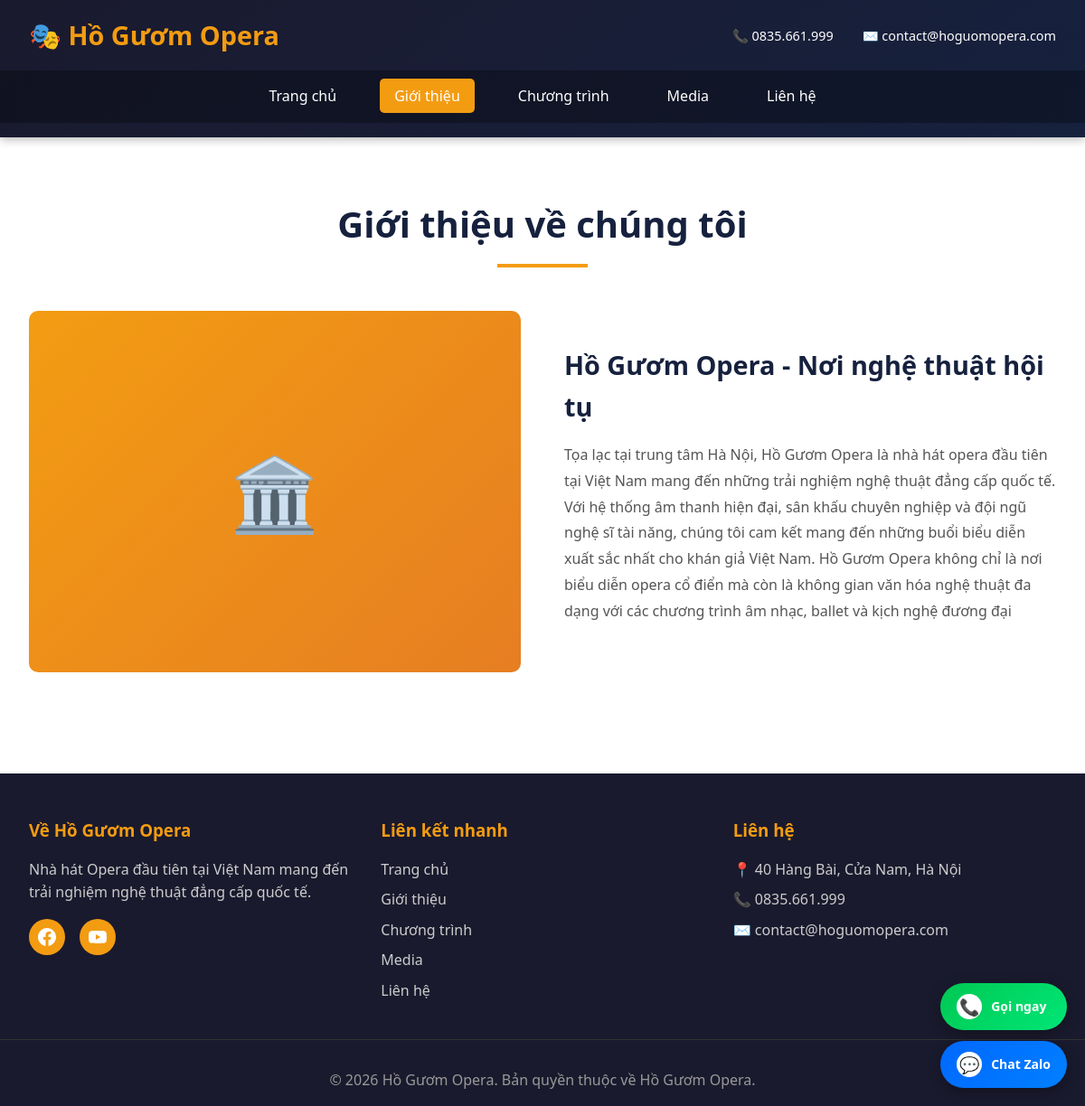
The page /about/ on the database its author committed.
### core/models.py (models this page shows, shortened)
class SiteSettings(models.Model):
    site_name = models.CharField(max_length=200, default="Hồ Gươm Opera", verbose_name="Tên website")
    site_title = models.CharField(max_length=200, default="Hồ Gươm Opera - Nhà hát Opera Hà Nội", verbose_name="Tiêu đề website")
    site_description = models.TextField(default="Trải nghiệm nghệ thuật opera đẳng cấp thế giới tại Hà Nội", verbose_name="Mô tả website")
    logo = models.ImageField(upload_to='site/', blank=True, null=True, verbose_name="Logo")
    favicon = models.ImageField(upload_to='site/', blank=True, null=True, verbose_name="Favicon")
    phone = models.CharField(max_length=20, default="0835.661.999", verbose_name="Số điện thoại")
    email = models.EmailField(default="contact@hoguomopera.com", verbose_name="Email")
    address = models.CharField(max_length=500, default="40 Hàng Bài, Cửa Nam, Hà Nội", verbose_name="Địa chỉ")
    zalo_phone = models.CharField(max_length=20, default="0835661999", verbose_name="Số Zalo")
    facebook_url = models.URLField(blank=True, verbose_name="Facebook URL")
    youtube_url = models.URLField(blank=True, verbose_name="YouTube URL")
    instagram_url = models.URLField(blank=True, verbose_name="Instagram URL")
    keywords = models.CharField(max_length=500, blank=True, verbose_name="Từ khóa SEO", help_text="Các từ khóa cách nhau bởi dấu phẩy")
    og_image = models.ImageField(upload_to='site/', blank=True, null=True, verbose_name="Ảnh chia sẻ mạng xã hội", help_text="1200x630px")
    google_analytics = models.CharField(max_length=50, blank=True, verbose_name="Google Analytics ID", help_text="VD: G-XXXXXXXXXX")
    google_site_verification = models.CharField(max_length=100, blank=True, verbose_name="Google Site Verification")
    facebook_pixel = models.CharField(max_length=50, blank=True, verbose_name="Facebook Pixel ID")
    class Meta:
        verbose_name = "Cài đặt website"
        verbose_name_plural = "Cài đặt website"
    @classmethod
    def get_settings(cls):
        settings = cache.get('site_settings')
        if not settings:
            settings = cls.objects.first()
            if not settings:
                settings = cls.objects.create()
            cache.set('site_settings', settings, 3600)
        return settings

class About(models.Model):
    title = models.CharField(max_length=200, verbose_name="Tiêu đề")
    content = HTMLField(verbose_name="Nội dung")
    image = models.ImageField(upload_to='about/', blank=True, null=True, verbose_name="Hình ảnh")
    order = models.IntegerField(default=0, verbose_name="Thứ tự")
    is_active = models.BooleanField(default=True, verbose_name="Hiển thị")
    class Meta:
        verbose_name = "Giới thiệu"
        verbose_name_plural = "Nội dung giới thiệu"
        ordering = ['order']

### core/views.py (the view)
# urls.py: path('about/', views.about, name='about'),
def about(request):
    about_content = About.objects.filter(is_active=True)
    context = {
        'about_content': about_content,
    }
    return render(request, 'core/about.html', context)

### core/context_processors.py (called while the page is built)
def site_settings(request):
    return {
        'site_settings': SiteSettings.get_settings()
    }

### core/templates/core/about.html (shortened to what this page needs)
{% extends 'core/base.html' %}
{% block content %}
<div class="container">
    <h2 class="section-title">Giới thiệu về chúng tôi</h2>
    {% if about_content %}
        {% for item in about_content %}
        <div class="about-content">
            {% if item.image %}
            <div class="about-image">
                <img src="{{ item.image.url }}" alt="{{ item.title }}">
            </div>
            {% else %}
            <div class="about-image">🏛️</div>
            {% endif %}
            <div class="about-text">
                <h3>{{ item.title }}</h3>
                <div>{{ item.content|safe }}</div>
            </div>
        </div>
        {% endfor %}
    {% endif %}
</div>
{% endblock %}

### core/templates/core/base.html (shortened to what this page needs)
{% load static %}
<!DOCTYPE html>
<html lang="vi">
<head>
    <link rel="stylesheet" href="{% static 'css/style.css' %}">
    <link rel="stylesheet" href="{% static 'css/zalo-float.css' %}">
</head>
<body>
    <header>
        <div class="header-top">
            <div class="logo">
                {% if site_settings.logo %}
                <img src="{{ site_settings.logo.url }}" alt="{{ site_settings.site_name }}" style="height: 50px; vertical-align: middle;">
                {% else %}
                🎭 {{ site_settings.site_name }}
                {% endif %}
            </div>
            <div class="contact-info">
                <div>📞 {{ site_settings.phone }}</div>
                <div>✉️ {{ site_settings.email }}</div>
            </div>
        </div>
        <nav>
            <ul>
                <li><a href="{% url 'home' %}" {% if request.resolver_match.url_name == 'home' %}class="active"{% endif %}>Trang chủ</a></li>
                <li><a href="{% url 'about' %}" {% if request.resolver_match.url_name == 'about' %}class="active"{% endif %}>Giới thiệu</a></li>
                <li><a href="{% url 'events' %}" {% if request.resolver_match.url_name == 'events' %}class="active"{% endif %}>Chương trình</a></li>
                <li><a href="{% url 'gallery' %}" {% if request.resolver_match.url_name == 'gallery' %}class="active"{% endif %}>Media</a></li>
                <li><a href="{% url 'contact' %}" {% if request.resolver_match.url_name == 'contact' %}class="active"{% endif %}>Liên hệ</a></li>
            </ul>
        </nav>
    </header>
    {% block content %}{% endblock %}
    <div class="zalo-float">
        <a href="tel:{{ site_settings.phone }}" class="call-button" title="Gọi điện thoại">
            <div class="call-icon">📞</div>
            <span class="call-text">Gọi ngay</span>
        </a>
        <a href="https://zalo.me/{{ site_settings.zalo_phone }}" target="_blank" class="zalo-button" title="Liên hệ qua Zalo">
            <div class="zalo-icon">💬</div>
            <span class="zalo-text">Chat Zalo</span>
        </a>
    </div>
    <footer>
        <div class="footer-content">
            <div class="footer-section">
                <h3>Về Hồ Gươm Opera</h3>
                <p>Nhà hát Opera đầu tiên tại Việt Nam mang đến trải nghiệm nghệ thuật đẳng cấp quốc tế.</p>
                <div class="social-links">
                    {% if site_settings.facebook_url %}
                    <a href="{{ site_settings.facebook_url }}" target="_blank" title="Facebook">
                    </a>
                    {% endif %}
                    {% if site_settings.youtube_url %}
                    <a href="{{ site_settings.youtube_url }}" target="_blank" title="YouTube">
                    </a>
                    {% endif %}
                </div>
            </div>
            <div class="footer-section">
                <h3>Liên kết nhanh</h3>
                <a href="{% url 'home' %}">Trang chủ</a>
                <a href="{% url 'about' %}">Giới thiệu</a>
                <a href="{% url 'events' %}">Chương trình</a>
                <a href="{% url 'gallery' %}">Media</a>
                <a href="{% url 'contact' %}">Liên hệ</a>
            </div>
            <div class="footer-section">
                <h3>Liên hệ</h3>
                <p>📍 {{ site_settings.address }}</p>
                <p>📞 {{ site_settings.phone }}</p>
                <p>✉️ {{ site_settings.email }}</p>
            </div>
        </div>
        <div class="footer-bottom">
            <p>&copy; {% now "Y" %} {{ site_settings.site_name }}. Bản quyền thuộc về {{ site_settings.site_name }}.</p>
        </div>
    </footer>
</body>
</html>

### static/css/style.css (style rules this page uses)
* { margin: 0; padding: 0; box-sizing: border-box; }
body { font-family: 'Segoe UI', Tahoma, Geneva, Verdana, sans-serif; line-height: 1.6; color: #333; }
header { background: linear-gradient(135deg, #1a1a2e 0%, #16213e 100%); color: white; padding: 1rem 0; position: sticky; top: 0; z-index: 1000; box-shadow: 0 2px 10px rgba(0,0,0,0.3); }
.header-top { max-width: 1200px; margin: 0 auto; padding: 0 2rem; display: flex; justify-content: space-between; align-items: center; }
.logo { font-size: 1.8rem; font-weight: bold; color: #f39c12; }
.contact-info { display: flex; gap: 2rem; font-size: 0.9rem; }
nav { background: rgba(0,0,0,0.3); margin-top: 1rem; }
nav ul { list-style: none; display: flex; justify-content: center; gap: 2rem; padding: 1rem; max-width: 1200px; margin: 0 auto; }
nav a { color: white; text-decoration: none; padding: 0.5rem 1rem; transition: all 0.3s; border-radius: 5px; }
nav a:hover, nav a.active { background: #f39c12; transform: translateY(-2px); }
.container { max-width: 1200px; margin: 0 auto; padding: 4rem 2rem; }
.section-title { text-align: center; font-size: 2.5rem; margin-bottom: 3rem; color: #16213e; position: relative; padding-bottom: 1rem; }
.section-title::after { content: ''; position: absolute; bottom: 0; left: 50%; transform: translateX(-50%); width: 100px; height: 4px; background: #f39c12; }
.about-content { display: grid; grid-template-columns: 1fr 1fr; gap: 3rem; align-items: center; margin-bottom: 3rem; }
.about-image { height: 400px; background: linear-gradient(135deg, #f39c12 0%, #e67e22 100%); border-radius: 10px; display: flex; align-items: center; justify-content: center; font-size: 5rem; overflow: hidden; }
.about-text h3 { color: #16213e; margin-bottom: 1rem; font-size: 1.8rem; }
.about-text p { margin-bottom: 1rem; line-height: 1.8; color: #555; }
footer { background: #1a1a2e; color: white; padding: 3rem 0 1rem; }
.footer-content { max-width: 1200px; margin: 0 auto; padding: 0 2rem; display: grid; grid-template-columns: repeat(auto-fit, minmax(250px, 1fr)); gap: 2rem; margin-bottom: 2rem; }
.footer-section h3 { color: #f39c12; margin-bottom: 1rem; }
.footer-section p, .footer-section a { color: #ccc; text-decoration: none; display: block; margin-bottom: 0.5rem; }
.social-links { display: flex; gap: 1rem; margin-top: 1rem; }
.social-links a { width: 40px; height: 40px; background: #f39c12; border-radius: 50%; display: flex; align-items: center; justify-content: center; transition: all 0.3s; color: white; }
.social-links a svg { width: 20px; height: 20px; }
.footer-bottom { text-align: center; padding-top: 2rem; border-top: 1px solid #333; color: #999; }

### static/css/zalo-float.css (style rules this page uses)
.zalo-float { position: fixed; bottom: 20px; right: 20px; z-index: 9998; display: flex; flex-direction: column; gap: 12px; }
.zalo-button, .call-button { display: flex; align-items: center; gap: 10px; padding: 12px 18px; border-radius: 50px; text-decoration: none; box-shadow: 0 4px 15px rgba(0, 0, 0, 0.3); transition: all 0.3s; font-weight: bold; font-size: 15px; }
.zalo-button { background: linear-gradient(135deg, #0068FF 0%, #0180FF 100%); color: white; }
.call-button { background: linear-gradient(135deg, #00C853 0%, #00E676 100%); color: white; }
.zalo-icon, .call-icon { width: 28px; height: 28px; background: white; border-radius: 50%; display: flex; align-items: center; justify-content: center; font-size: 18px; flex-shrink: 0; }
.zalo-text, .call-text { font-size: 14px; white-space: nowrap; }

### rows shown on the page
SiteSettings: site_name "Hồ Gươm Opera", phone "0835.661.999", email "contact@hoguomopera.com", address "40 Hàng Bài, Cửa Nam, Hà Nội"
About: title "Hồ Gươm Opera - Nơi nghệ thuật hội tụ", content "Tọa lạc tại trung tâm Hà Nội, Hồ Gươm Opera là nhà hát opera đầu tiên tại Việt Nam mang đến những trải nghiệm nghệ thuật đẳng cấp quốc tế. Với hệ thống âm thanh hiện đại, sân khấu chuyên nghiệp và đội ngũ nghệ sĩ tài năng, chúng tôi cam kết mang đến những buổi biểu diễn xuất sắc nhất cho khán giả Việt Nam. Hồ Gươm Opera không chỉ là nơi biểu diễn opera cổ điển mà còn là không gian văn hóa nghệ thuật đa dạng với các chương trình âm nhạc, ballet và kịch nghệ đương đại"
